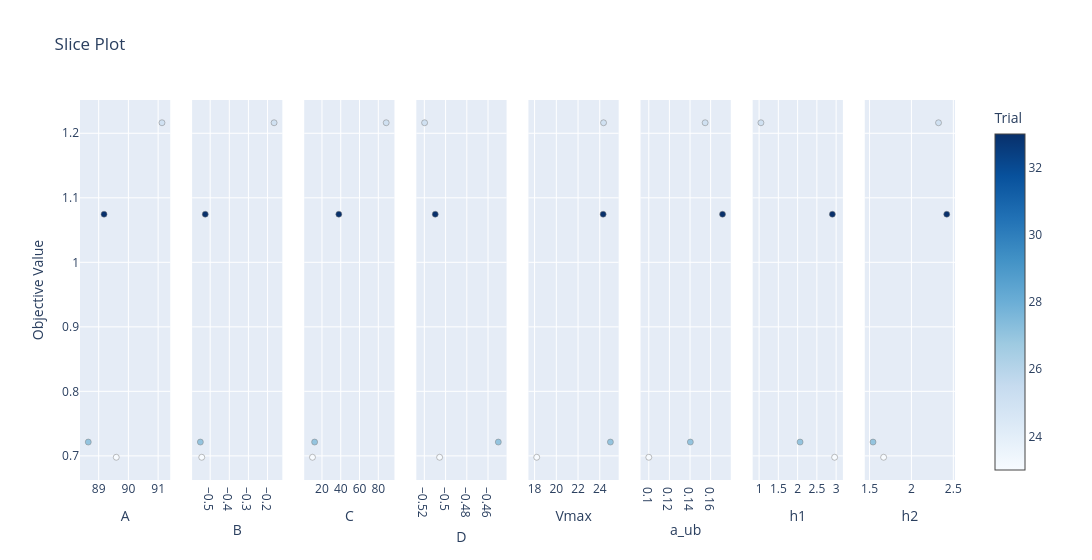

Notebook code for this chart:
### Code cell
ov.plot_slice(study0).show()

### Figure 1 — Plotly figure (JSON) as saved in the notebook; plotly's stock layout.template omitted (floating-point values rounded to 4 significant figures)
{"data": [{"marker": {"color": [23, 25, 27, 33], "colorbar": {"title": {"text": "Trial"}, "x": 1, "xpad": 40}, "colorscale": [[0, "rgb(247,251,255)"], [0.125, "rgb(222,235,247)"], [0.25, "rgb(198,219,239)"], [0.375, "rgb(158,202,225)"], [0.5, "rgb(107,174,214)"], [0.625, "rgb(66,146,198)"], [0.75, "rgb(33,113,181)"], [0.875, "rgb(8,81,156)"], [1, "rgb(8,48,107)"]], "line": {"color": "Grey", "width": 0.5}, "showscale": true}, "mode": "markers", "name": "Feasible Trial", "showlegend": false, "type": "scatter", "x": [89.59, 91.13, 88.65, 89.18], "xaxis": "x", "y": [0.6979, 1.216, 0.7214, 1.075], "yaxis": "y"}, {"marker": {"color": [23, 25, 27, 33], "colorbar": {"title": {"text": "Trial"}, "x": 1, "xpad": 40}, "colorscale": [[0, "rgb(247,251,255)"], [0.125, "rgb(222,235,247)"], [0.25, "rgb(198,219,239)"], [0.375, "rgb(158,202,225)"], [0.5, "rgb(107,174,214)"], [0.625, "rgb(66,146,198)"], [0.75, "rgb(33,113,181)"], [0.875, "rgb(8,81,156)"], [1, "rgb(8,48,107)"]], "line": {"color": "Grey", "width": 0.5}, "showscale": false}, "mode": "markers", "name": "Feasible Trial", "showlegend": false, "type": "scatter", "x": [-0.5441, -0.1658, -0.5512, -0.5258], "xaxis": "x2", "y": [0.6979, 1.216, 0.7214, 1.075], "yaxis": "y2"}, {"marker": {"color": [23, 25, 27, 33], "colorbar": {"title": {"text": "Trial"}, "x": 1, "xpad": 40}, "colorscale": [[0, "rgb(247,251,255)"], [0.125, "rgb(222,235,247)"], [0.25, "rgb(198,219,239)"], [0.375, "rgb(158,202,225)"], [0.5, "rgb(107,174,214)"], [0.625, "rgb(66,146,198)"], [0.75, "rgb(33,113,181)"], [0.875, "rgb(8,81,156)"], [1, "rgb(8,48,107)"]], "line": {"color": "Grey", "width": 0.5}, "showscale": false}, "mode": "markers", "name": "Feasible Trial", "showlegend": false, "type": "scatter", "x": [9.909, 88.4, 12.18, 37.97], "xaxis": "x3", "y": [0.6979, 1.216, 0.7214, 1.075], "yaxis": "y3"}, {"marker": {"color": [23, 25, 27, 33], "colorbar": {"title": {"text": "Trial"}, "x": 1, "xpad": 40}, "colorscale": [[0, "rgb(247,251,255)"], [0.125, "rgb(222,235,247)"], [0.25, "rgb(198,219,239)"], [0.375, "rgb(158,202,225)"], [0.5, "rgb(107,174,214)"], [0.625, "rgb(66,146,198)"], [0.75, "rgb(33,113,181)"], [0.875, "rgb(8,81,156)"], [1, "rgb(8,48,107)"]], "line": {"color": "Grey", "width": 0.5}, "showscale": false}, "mode": "markers", "name": "Feasible Trial", "showlegend": false, "type": "scatter", "x": [-0.5056, -0.5198, -0.4503, -0.5097], "xaxis": "x4", "y": [0.6979, 1.216, 0.7214, 1.075], "yaxis": "y4"}, {"marker": {"color": [23, 25, 27, 33], "colorbar": {"title": {"text": "Trial"}, "x": 1, "xpad": 40}, "colorscale": [[0, "rgb(247,251,255)"], [0.125, "rgb(222,235,247)"], [0.25, "rgb(198,219,239)"], [0.375, "rgb(158,202,225)"], [0.5, "rgb(107,174,214)"], [0.625, "rgb(66,146,198)"], [0.75, "rgb(33,113,181)"], [0.875, "rgb(8,81,156)"], [1, "rgb(8,48,107)"]], "line": {"color": "Grey", "width": 0.5}, "showscale": false}, "mode": "markers", "name": "Feasible Trial", "showlegend": false, "type": "scatter", "x": [18.19, 24.35, 24.98, 24.31], "xaxis": "x5", "y": [0.6979, 1.216, 0.7214, 1.075], "yaxis": "y5"}, {"marker": {"color": [23, 25, 27, 33], "colorbar": {"title": {"text": "Trial"}, "x": 1, "xpad": 40}, "colorscale": [[0, "rgb(247,251,255)"], [0.125, "rgb(222,235,247)"], [0.25, "rgb(198,219,239)"], [0.375, "rgb(158,202,225)"], [0.5, "rgb(107,174,214)"], [0.625, "rgb(66,146,198)"], [0.75, "rgb(33,113,181)"], [0.875, "rgb(8,81,156)"], [1, "rgb(8,48,107)"]], "line": {"color": "Grey", "width": 0.5}, "showscale": false}, "mode": "markers", "name": "Feasible Trial", "showlegend": false, "type": "scatter", "x": [0.1, 0.1547, 0.1403, 0.1715], "xaxis": "x6", "y": [0.6979, 1.216, 0.7214, 1.075], "yaxis": "y6"}, {"marker": {"color": [23, 25, 27, 33], "colorbar": {"title": {"text": "Trial"}, "x": 1, "xpad": 40}, "colorscale": [[0, "rgb(247,251,255)"], [0.125, "rgb(222,235,247)"], [0.25, "rgb(198,219,239)"], [0.375, "rgb(158,202,225)"], [0.5, "rgb(107,174,214)"], [0.625, "rgb(66,146,198)"], [0.75, "rgb(33,113,181)"], [0.875, "rgb(8,81,156)"], [1, "rgb(8,48,107)"]], "line": {"color": "Grey", "width": 0.5}, "showscale": false}, "mode": "markers", "name": "Feasible Trial", "showlegend": false, "type": "scatter", "x": [2.961, 1.047, 2.064, 2.902], "xaxis": "x7", "y": [0.6979, 1.216, 0.7214, 1.075], "yaxis": "y7"}, {"marker": {"color": [23, 25, 27, 33], "colorbar": {"title": {"text": "Trial"}, "x": 1, "xpad": 40}, "colorscale": [[0, "rgb(247,251,255)"], [0.125, "rgb(222,235,247)"], [0.25, "rgb(198,219,239)"], [0.375, "rgb(158,202,225)"], [0.5, "rgb(107,174,214)"], [0.625, "rgb(66,146,198)"], [0.75, "rgb(33,113,181)"], [0.875, "rgb(8,81,156)"], [1, "rgb(8,48,107)"]], "line": {"color": "Grey", "width": 0.5}, "showscale": false}, "mode": "markers", "name": "Feasible Trial", "showlegend": false, "type": "scatter", "x": [1.668, 2.323, 1.541, 2.422], "xaxis": "x8", "y": [0.6979, 1.216, 0.7214, 1.075], "yaxis": "y8"}], "layout": {"title": {"text": "Slice Plot"}, "width": 2400, "xaxis": {"anchor": "y", "domain": [0, 0.1031], "title": {"text": "A"}}, "xaxis2": {"anchor": "y2", "domain": [0.1281, 0.2312], "title": {"text": "B"}}, "xaxis3": {"anchor": "y3", "domain": [0.2562, 0.3594], "title": {"text": "C"}}, "xaxis4": {"anchor": "y4", "domain": [0.3844, 0.4875], "title": {"text": "D"}}, "xaxis5": {"anchor": "y5", "domain": [0.5125, 0.6156], "title": {"text": "Vmax"}}, "xaxis6": {"anchor": "y6", "domain": [0.6406, 0.7438], "title": {"text": "a_ub"}}, "xaxis7": {"anchor": "y7", "domain": [0.7688, 0.8719], "title": {"text": "h1"}}, "xaxis8": {"anchor": "y8", "domain": [0.8969, 1], "title": {"text": "h2"}}, "yaxis": {"anchor": "x", "domain": [0, 1], "title": {"text": "Objective Value"}}, "yaxis2": {"anchor": "x2", "domain": [0, 1], "matches": "y", "showticklabels": false}, "yaxis3": {"anchor": "x3", "domain": [0, 1], "matches": "y", "showticklabels": false}, "yaxis4": {"anchor": "x4", "domain": [0, 1], "matches": "y", "showticklabels": false}, "yaxis5": {"anchor": "x5", "domain": [0, 1], "matches": "y", "showticklabels": false}, "yaxis6": {"anchor": "x6", "domain": [0, 1], "matches": "y", "showticklabels": false}, "yaxis7": {"anchor": "x7", "domain": [0, 1], "matches": "y", "showticklabels": false}, "yaxis8": {"anchor": "x8", "domain": [0, 1], "matches": "y", "showticklabels": false}}}
